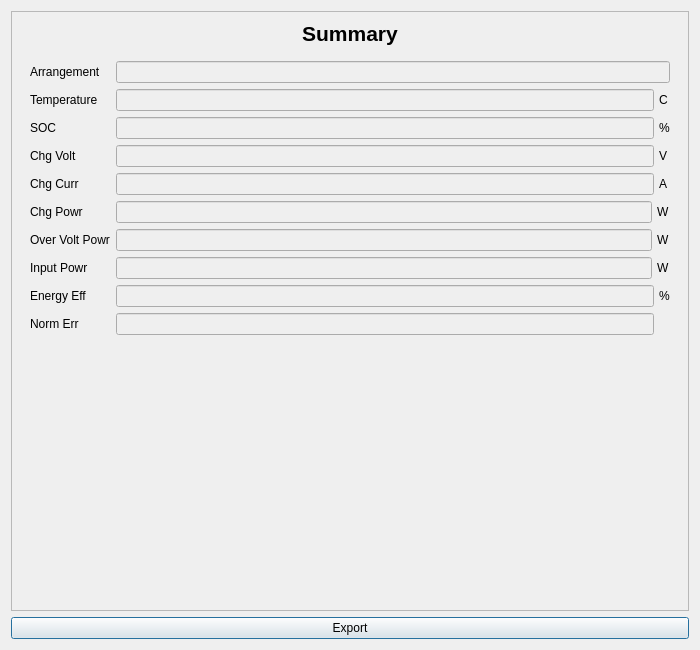
<?xml version="1.0" encoding="UTF-8"?>
<ui version="4.0">
 <class>SCResultView_PCC</class>
 <widget class="QDialog" name="SCResultView_PCC">
  <property name="geometry">
   <rect>
    <x>0</x>
    <y>0</y>
    <width>700</width>
    <height>650</height>
   </rect>
  </property>
  <property name="windowTitle">
   <string>Result</string>
  </property>
  <layout class="QVBoxLayout" name="verticalLayout">
   <item>
    <widget class="QScrollArea" name="scrollArea">
     <property name="widgetResizable">
      <bool>true</bool>
     </property>
     <widget class="QWidget" name="scrollAreaContents">
      <property name="geometry">
       <rect>
        <x>0</x>
        <y>0</y>
        <width>680</width>
        <height>600</height>
       </rect>
      </property>
      <layout class="QVBoxLayout" name="verticalLayout_2">
       <item>
        <widget class="QLabel" name="summaryTitleLabel">
         <property name="sizePolicy">
          <sizepolicy hsizetype="Preferred" vsizetype="Fixed">
           <horstretch>0</horstretch>
           <verstretch>0</verstretch>
          </sizepolicy>
         </property>
         <property name="font">
          <font>
           <pointsize>16</pointsize>
           <bold>true</bold>
          </font>
         </property>
         <property name="text">
          <string>Summary</string>
         </property>
         <property name="alignment">
          <set>Qt::AlignCenter</set>
         </property>
        </widget>
       </item>
       <item>
        <widget class="QWidget" name="summaryBox" native="true">
         <layout class="QFormLayout" name="formLayout">
          <item row="3" column="0">
           <widget class="QLabel" name="chgVoltLabel">
            <property name="text">
             <string>Chg Volt</string>
            </property>
           </widget>
          </item>
          <item row="3" column="1">
           <widget class="QWidget" name="chgVoltBox" native="true">
            <layout class="QHBoxLayout" name="horizontalLayout">
             <property name="spacing">
              <number>5</number>
             </property>
             <property name="leftMargin">
              <number>0</number>
             </property>
             <property name="topMargin">
              <number>0</number>
             </property>
             <property name="rightMargin">
              <number>0</number>
             </property>
             <property name="bottomMargin">
              <number>0</number>
             </property>
             <item>
              <widget class="QLineEdit" name="chgVoltField">
               <property name="enabled">
                <bool>false</bool>
               </property>
              </widget>
             </item>
             <item>
              <widget class="QLabel" name="chgVoltUnitLabel">
               <property name="sizePolicy">
                <sizepolicy hsizetype="Fixed" vsizetype="Preferred">
                 <horstretch>0</horstretch>
                 <verstretch>0</verstretch>
                </sizepolicy>
               </property>
               <property name="minimumSize">
                <size>
                 <width>11</width>
                 <height>0</height>
                </size>
               </property>
               <property name="text">
                <string>V</string>
               </property>
              </widget>
             </item>
            </layout>
           </widget>
          </item>
          <item row="4" column="0">
           <widget class="QLabel" name="chgCurrLabel">
            <property name="text">
             <string>Chg Curr</string>
            </property>
           </widget>
          </item>
          <item row="4" column="1">
           <widget class="QWidget" name="chgCurrBox" native="true">
            <layout class="QHBoxLayout" name="horizontalLayout_2">
             <property name="spacing">
              <number>5</number>
             </property>
             <property name="leftMargin">
              <number>0</number>
             </property>
             <property name="topMargin">
              <number>0</number>
             </property>
             <property name="rightMargin">
              <number>0</number>
             </property>
             <property name="bottomMargin">
              <number>0</number>
             </property>
             <item>
              <widget class="QLineEdit" name="chgCurrField">
               <property name="enabled">
                <bool>false</bool>
               </property>
              </widget>
             </item>
             <item>
              <widget class="QLabel" name="chgCurrUnitLabel">
               <property name="sizePolicy">
                <sizepolicy hsizetype="Fixed" vsizetype="Preferred">
                 <horstretch>0</horstretch>
                 <verstretch>0</verstretch>
                </sizepolicy>
               </property>
               <property name="minimumSize">
                <size>
                 <width>11</width>
                 <height>0</height>
                </size>
               </property>
               <property name="text">
                <string>A</string>
               </property>
              </widget>
             </item>
            </layout>
           </widget>
          </item>
          <item row="5" column="0">
           <widget class="QLabel" name="chgPowrLabel">
            <property name="text">
             <string>Chg Powr</string>
            </property>
           </widget>
          </item>
          <item row="5" column="1">
           <widget class="QWidget" name="chgPowrBox" native="true">
            <layout class="QHBoxLayout" name="horizontalLayout_3">
             <property name="spacing">
              <number>5</number>
             </property>
             <property name="leftMargin">
              <number>0</number>
             </property>
             <property name="topMargin">
              <number>0</number>
             </property>
             <property name="rightMargin">
              <number>0</number>
             </property>
             <property name="bottomMargin">
              <number>0</number>
             </property>
             <item>
              <widget class="QLineEdit" name="chgPowrField">
               <property name="enabled">
                <bool>false</bool>
               </property>
              </widget>
             </item>
             <item>
              <widget class="QLabel" name="chgPowrUnitLabel">
               <property name="sizePolicy">
                <sizepolicy hsizetype="Fixed" vsizetype="Preferred">
                 <horstretch>0</horstretch>
                 <verstretch>0</verstretch>
                </sizepolicy>
               </property>
               <property name="minimumSize">
                <size>
                 <width>11</width>
                 <height>0</height>
                </size>
               </property>
               <property name="text">
                <string>W</string>
               </property>
              </widget>
             </item>
            </layout>
           </widget>
          </item>
          <item row="7" column="0">
           <widget class="QLabel" name="inputPowrLabel">
            <property name="text">
             <string>Input Powr</string>
            </property>
           </widget>
          </item>
          <item row="7" column="1">
           <widget class="QWidget" name="inputPowrBox" native="true">
            <layout class="QHBoxLayout" name="horizontalLayout_4">
             <property name="spacing">
              <number>5</number>
             </property>
             <property name="leftMargin">
              <number>0</number>
             </property>
             <property name="topMargin">
              <number>0</number>
             </property>
             <property name="rightMargin">
              <number>0</number>
             </property>
             <property name="bottomMargin">
              <number>0</number>
             </property>
             <item>
              <widget class="QLineEdit" name="inputPowrField">
               <property name="enabled">
                <bool>false</bool>
               </property>
              </widget>
             </item>
             <item>
              <widget class="QLabel" name="inputPowrUnitLabel">
               <property name="text">
                <string>W</string>
               </property>
              </widget>
             </item>
            </layout>
           </widget>
          </item>
          <item row="8" column="0">
           <widget class="QLabel" name="energyEffLabel">
            <property name="text">
             <string>Energy Eff</string>
            </property>
           </widget>
          </item>
          <item row="8" column="1">
           <widget class="QWidget" name="energyEffBox" native="true">
            <layout class="QHBoxLayout" name="horizontalLayout_5">
             <property name="spacing">
              <number>5</number>
             </property>
             <property name="leftMargin">
              <number>0</number>
             </property>
             <property name="topMargin">
              <number>0</number>
             </property>
             <property name="rightMargin">
              <number>0</number>
             </property>
             <property name="bottomMargin">
              <number>0</number>
             </property>
             <item>
              <widget class="QLineEdit" name="energyEffField">
               <property name="enabled">
                <bool>false</bool>
               </property>
              </widget>
             </item>
             <item>
              <widget class="QLabel" name="energyEffUnitLabel">
               <property name="sizePolicy">
                <sizepolicy hsizetype="Fixed" vsizetype="Preferred">
                 <horstretch>0</horstretch>
                 <verstretch>0</verstretch>
                </sizepolicy>
               </property>
               <property name="minimumSize">
                <size>
                 <width>11</width>
                 <height>0</height>
                </size>
               </property>
               <property name="text">
                <string>%</string>
               </property>
              </widget>
             </item>
            </layout>
           </widget>
          </item>
          <item row="9" column="0">
           <widget class="QLabel" name="errorLabel">
            <property name="text">
             <string>Norm Err</string>
            </property>
           </widget>
          </item>
          <item row="9" column="1">
           <widget class="QWidget" name="errorBox" native="true">
            <layout class="QHBoxLayout" name="horizontalLayout_6">
             <property name="spacing">
              <number>5</number>
             </property>
             <property name="leftMargin">
              <number>0</number>
             </property>
             <property name="topMargin">
              <number>0</number>
             </property>
             <property name="rightMargin">
              <number>0</number>
             </property>
             <property name="bottomMargin">
              <number>0</number>
             </property>
             <item>
              <widget class="QLineEdit" name="errorField">
               <property name="enabled">
                <bool>false</bool>
               </property>
              </widget>
             </item>
             <item>
              <widget class="QLabel" name="errorUnitLabel">
               <property name="sizePolicy">
                <sizepolicy hsizetype="Fixed" vsizetype="Preferred">
                 <horstretch>0</horstretch>
                 <verstretch>0</verstretch>
                </sizepolicy>
               </property>
               <property name="minimumSize">
                <size>
                 <width>11</width>
                 <height>0</height>
                </size>
               </property>
               <property name="text">
                <string/>
               </property>
              </widget>
             </item>
            </layout>
           </widget>
          </item>
          <item row="6" column="0">
           <widget class="QLabel" name="ovplLabel">
            <property name="text">
             <string>Over Volt Powr</string>
            </property>
           </widget>
          </item>
          <item row="6" column="1">
           <widget class="QWidget" name="ovplBox" native="true">
            <layout class="QHBoxLayout" name="horizontalLayout_7">
             <property name="spacing">
              <number>5</number>
             </property>
             <property name="leftMargin">
              <number>0</number>
             </property>
             <property name="topMargin">
              <number>0</number>
             </property>
             <property name="rightMargin">
              <number>0</number>
             </property>
             <property name="bottomMargin">
              <number>0</number>
             </property>
             <item>
              <widget class="QLineEdit" name="ovplField">
               <property name="enabled">
                <bool>false</bool>
               </property>
              </widget>
             </item>
             <item>
              <widget class="QLabel" name="ovplUnitLabel">
               <property name="sizePolicy">
                <sizepolicy hsizetype="Fixed" vsizetype="Preferred">
                 <horstretch>0</horstretch>
                 <verstretch>0</verstretch>
                </sizepolicy>
               </property>
               <property name="minimumSize">
                <size>
                 <width>11</width>
                 <height>0</height>
                </size>
               </property>
               <property name="text">
                <string>W</string>
               </property>
              </widget>
             </item>
            </layout>
           </widget>
          </item>
          <item row="0" column="0">
           <widget class="QLabel" name="arrLabel">
            <property name="text">
             <string>Arrangement</string>
            </property>
           </widget>
          </item>
          <item row="0" column="1">
           <widget class="QLineEdit" name="arrField">
            <property name="enabled">
             <bool>false</bool>
            </property>
           </widget>
          </item>
          <item row="1" column="0">
           <widget class="QLabel" name="label">
            <property name="text">
             <string>Temperature</string>
            </property>
           </widget>
          </item>
          <item row="1" column="1">
           <widget class="QWidget" name="tempBox" native="true">
            <layout class="QHBoxLayout" name="horizontalLayout_8">
             <property name="spacing">
              <number>5</number>
             </property>
             <property name="leftMargin">
              <number>0</number>
             </property>
             <property name="topMargin">
              <number>0</number>
             </property>
             <property name="rightMargin">
              <number>0</number>
             </property>
             <property name="bottomMargin">
              <number>0</number>
             </property>
             <item>
              <widget class="QLineEdit" name="tempField">
               <property name="enabled">
                <bool>false</bool>
               </property>
              </widget>
             </item>
             <item>
              <widget class="QLabel" name="tempUnitLabel">
               <property name="sizePolicy">
                <sizepolicy hsizetype="Fixed" vsizetype="Preferred">
                 <horstretch>0</horstretch>
                 <verstretch>0</verstretch>
                </sizepolicy>
               </property>
               <property name="minimumSize">
                <size>
                 <width>11</width>
                 <height>0</height>
                </size>
               </property>
               <property name="text">
                <string>C</string>
               </property>
              </widget>
             </item>
            </layout>
           </widget>
          </item>
          <item row="2" column="0">
           <widget class="QLabel" name="socLabel">
            <property name="text">
             <string>SOC</string>
            </property>
           </widget>
          </item>
          <item row="2" column="1">
           <widget class="QWidget" name="socBox" native="true">
            <layout class="QHBoxLayout" name="horizontalLayout_9">
             <property name="spacing">
              <number>5</number>
             </property>
             <property name="leftMargin">
              <number>0</number>
             </property>
             <property name="topMargin">
              <number>0</number>
             </property>
             <property name="rightMargin">
              <number>0</number>
             </property>
             <property name="bottomMargin">
              <number>0</number>
             </property>
             <item>
              <widget class="QLineEdit" name="socField">
               <property name="enabled">
                <bool>false</bool>
               </property>
              </widget>
             </item>
             <item>
              <widget class="QLabel" name="socUnitLabel">
               <property name="sizePolicy">
                <sizepolicy hsizetype="Fixed" vsizetype="Preferred">
                 <horstretch>0</horstretch>
                 <verstretch>0</verstretch>
                </sizepolicy>
               </property>
               <property name="minimumSize">
                <size>
                 <width>11</width>
                 <height>0</height>
                </size>
               </property>
               <property name="text">
                <string>%</string>
               </property>
              </widget>
             </item>
            </layout>
           </widget>
          </item>
         </layout>
        </widget>
       </item>
      </layout>
     </widget>
    </widget>
   </item>
   <item>
    <widget class="QPushButton" name="exportBtn">
     <property name="text">
      <string>Export</string>
     </property>
    </widget>
   </item>
  </layout>
 </widget>
 <resources/>
 <connections/>
</ui>
